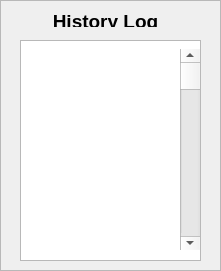
   <widget class="QFrame" name="frame_historyLog">
    <property name="geometry">
     <rect>
      <x>1080</x>
      <y>250</y>
      <width>221</width>
      <height>271</height>
     </rect>
    </property>
    <property name="frameShape">
     <enum>QFrame::StyledPanel</enum>
    </property>
    <property name="frameShadow">
     <enum>QFrame::Raised</enum>
    </property>
    <widget class="QWidget" name="widget_historyLog" native="true">
     <property name="geometry">
      <rect>
       <x>0</x>
       <y>0</y>
       <width>221</width>
       <height>271</height>
      </rect>
     </property>
     <widget class="QLabel" name="label_historyLog">
      <property name="geometry">
       <rect>
        <x>40</x>
        <y>10</y>
        <width>131</width>
        <height>17</height>
       </rect>
      </property>
      <property name="text">
       <string>&lt;html&gt;&lt;head/&gt;&lt;body&gt;&lt;p align=&quot;center&quot;&gt;&lt;span style=&quot; font-size:14pt; font-weight:600;&quot;&gt;History Log&lt;/span&gt;&lt;/p&gt;&lt;/body&gt;&lt;/html&gt;</string>
      </property>
     </widget>
     <widget class="QTextBrowser" name="textBrowser_history">
      <property name="geometry">
       <rect>
        <x>20</x>
        <y>40</y>
        <width>181</width>
        <height>221</height>
       </rect>
      </property>
     </widget>
     <widget class="QScrollBar" name="verticalScrollBar">
      <property name="geometry">
       <rect>
        <x>180</x>
        <y>49</y>
        <width>20</width>
        <height>201</height>
       </rect>
      </property>
      <property name="orientation">
       <enum>Qt::Vertical</enum>
      </property>
     </widget>
    </widget>
   </widget>
